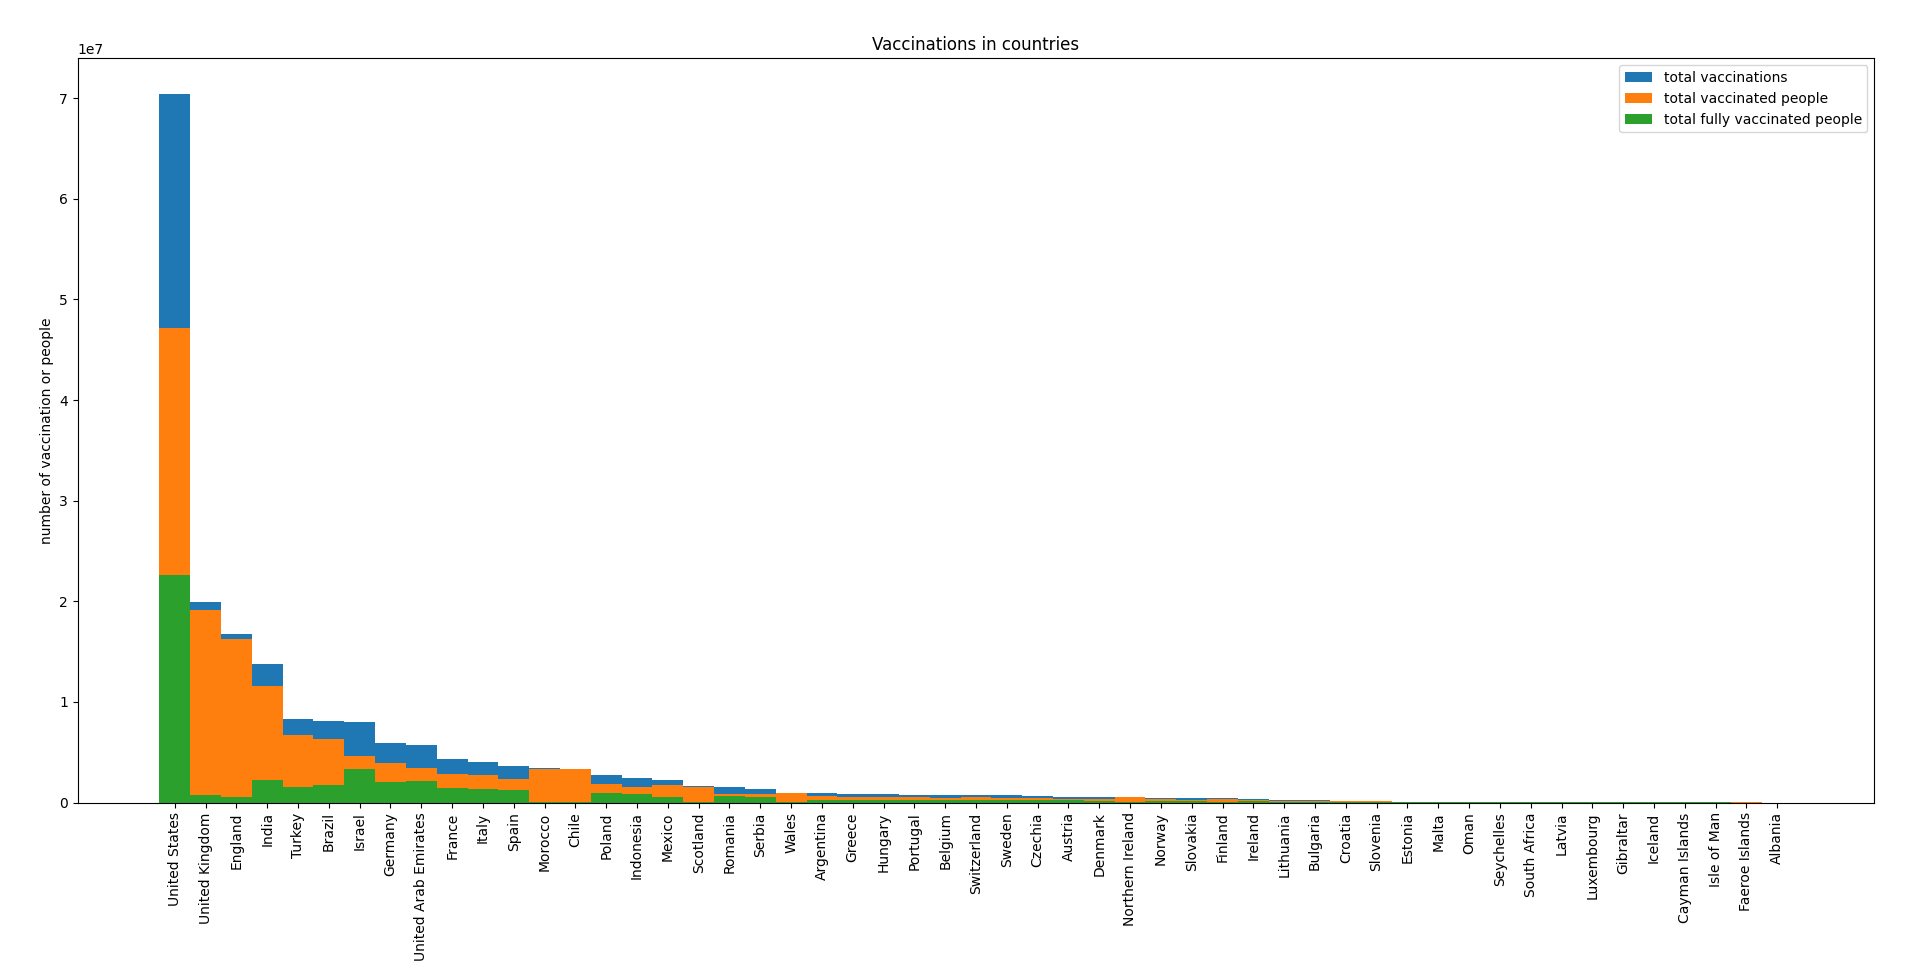

Source code (Python):
import pandas as pd
import matplotlib.pyplot as plt

# taking data from file
data = pd.read_csv('total_vaccinated.csv')
data = data.iloc[:,:].values

# creating bar chart
plt.bar(data[:,0], data[:,1], width=1, align='center', label='total vaccinations')
plt.bar(data[:,0], data[:,2], width=1, align='center', label='total vaccinated people')
plt.bar(data[:,0], data[:,3], width=1, align='center', label='total fully vaccinated people')
plt.title('Vaccinations in countries')
plt.ylabel('number of vaccination or people')
plt.xticks(rotation=90)
plt.legend()
plt.show()
